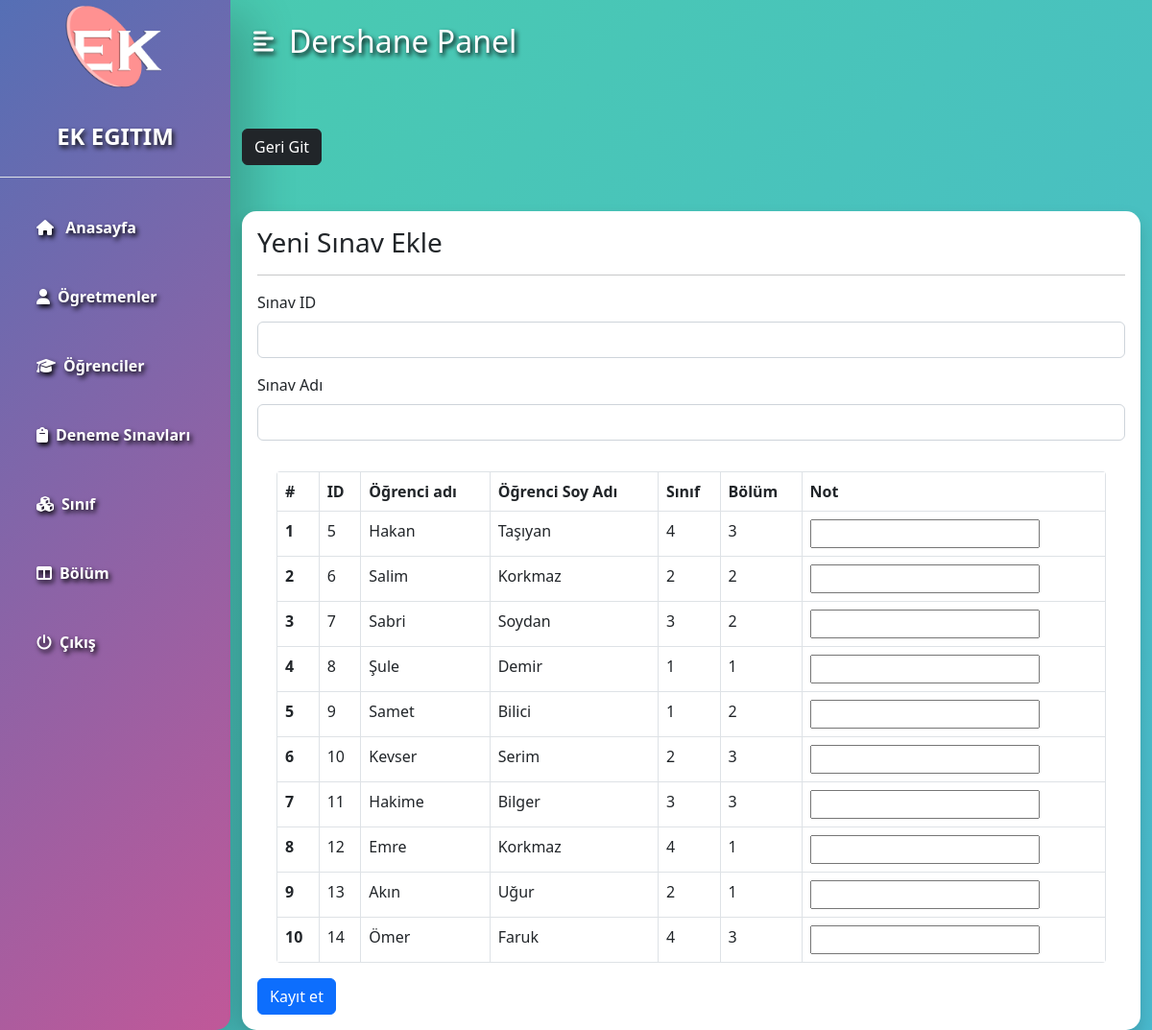
Screenshot of /admin/exam-add.php (signed in) with the database file from the repository.
### tables this page shows
CREATE TABLE `students` (
  `student_id` int(11) NOT NULL,
  `username` varchar(127) NOT NULL,
  `password` varchar(255) NOT NULL,
  `fname` varchar(127) NOT NULL,
  `lname` varchar(255) NOT NULL,
  `grade` int(11) NOT NULL,
  `section` int(11) NOT NULL,
  `address` varchar(31) NOT NULL,
  `gender` varchar(7) NOT NULL,
  `email_address` varchar(255) NOT NULL,
  `date_of_birth` date NOT NULL,
  `date_of_joined` timestamp NULL DEFAULT current_timestamp(),
  `parent_fname` varchar(127) NOT NULL,
  `parent_lname` varchar(127) NOT NULL,
  `parent_phone_number` varchar(31) NOT NULL
);

### admin/data/student.php (called while the page is built, shortened)
<?php
function getAllStudents($conn){
   $sql = "SELECT * FROM students";
   $stmt = $conn->prepare($sql);
   $stmt->execute();
   if ($stmt->rowCount() >= 1) {
     $students = $stmt->fetchAll();
     return $students;
   }else {
   	return 0;
   }
}

### admin/exam-add.php (the view, shortened to what this page needs)
<?php
if (isset($_SESSION['admin_id']) && isset($_SESSION['role'])) {
    if ($_SESSION['role'] == 'Admin') {
       include "data/section.php";
       include "data/student.php";
       $students = getAllStudents($conn);
 ?>
<!DOCTYPE html>
<html lang="en">
<head>
	<link rel="stylesheet" href="https://cdn.jsdelivr.net/npm/bootstrap@5.2.0/dist/css/bootstrap.min.css">
	<link rel="stylesheet" href="../css/style.css">
  <link rel="stylesheet" href="https://cdnjs.cloudflare.com/ajax/libs/font-awesome/4.7.0/css/font-awesome.min.css">
</head>
<body>
<div class="d-flex" id="wrapper">
<?php include "inc/sidebar.php";?>
    <div id="page-content-wrapper">
      <?php include "inc/sidebar-button.php";?>
     <div class="container mt-5">
        <a href="exam.php"
           class="btn btn-dark">Geri Git</a>
        <form method="post"
              class="table-responsive shadow p-3 mt-5 form-w"
              action="req/exam-add.php">
        <h3>Yeni Sınav Ekle</h3><hr>
        <div class="mb-3">
          <label class="form-label">Sınav ID</label>
          <input type="text"
                 class="form-control"
                 name="exam_id">
        </div>
        <div class="mb-3">
          <label class="form-label">Sınav Adı</label>
          <input type="text"
                 class="form-control"
                 name="exam_name">
        </div>
        <div class="table-responsive">
              <table class="table table-bordered mt-3 n-table">
                <thead>
                  <tr>
                    <th scope="col">#</th>
                    <th scope="col">ID</th>
                    <th scope="col">Öğrenci adı</th>
                    <th scope="col">Öğrenci Soy Adı</th>
                    <th scope="col">Sınıf</th>
                    <th scope="col">Bölüm</th>
                    <th scope="col">Not</th>
                  </tr>
                </thead>
                <tbody>
                <?php $i = 0; foreach ($students as $student ) {
                    $i++;  ?>
                  <tr>
                      <th scope="row"><?=$i?></th>
                      <td><input type="hidden" name="student_id[]" value="<?=$student['student_id']?>"> <?=$student['student_id']?></th>
                      <td><input type="hidden" name="fname[]" value="<?=$student['fname']?>" ><?=$student['fname']?></td>
                      <td><input type="hidden" name="lname[]" value="<?=$student['lname']?>"><?=$student['lname']?></td>
                      <td><input type="hidden" name="grade[]" value="<?=$student['grade']?>"><?=$student['grade']?></td>
                      <td><input type="hidden" name="section[]" value="<?=$student['section']?>"><?=$student['section']?></td>
                      <td><input name="student_mark[]" type="text"></td>
                      </tr>
                      <?php } ?>
              </tbody>
            </table>
          </div>
      <button type="submit" class="btn btn-primary">Kayıt et</button>
      </form>
     </div>
     </div>
     </div>
</body>
</html>
<?php
  }else {
    header("Location: ../login.php");
    exit;
  }
}else {
	header("Location: ../login.php");
	exit;
}
?>

### css/style.css (style rules this page uses)
:root { --main-bg-color: #00ADB5; --main-text-color: #ffffff; --second-text-color: #47B5FF; --second-bg-color: #ffffff; }
#wrapper { overflow-x: hidden; background: linear-gradient(-45deg, #ee8667, #e96295, #49b2d8, #49ccad); background-size: 400% 400%; animation: gradient 15s ease infinite; height: 100vh; }
#page-content-wrapper { min-width: 100vw; }
@media (min-width: 768px) { #page-content-wrapper { min-width: 0; width: 100%; } }
.table-responsive { background-color: white; border-radius: 15px; padding-inline: 20px; margin-top: 10px; }
.table-responsive { --moz-border-radius: 5px !important; border-collapse: collapse !important; border: none !important; }
table { border-collapse: collapse; border-radius: 4px; overflow: hidden; }

### rows the page displays
students: student_id "5", fname "Hakan", lname "Taşıyan", grade "4", section "3"
students: student_id "6", fname "Salim", lname "Korkmaz", grade "2", section "2"
students: student_id "7", fname "Sabri", lname "Soydan", grade "3", section "2"
students: student_id "8", fname "Şule", lname "Demir", grade "1", section "1"
students: student_id "9", fname "Samet", lname "Bilici", grade "1", section "2"
students: student_id "10", fname "Kevser", lname "Serim", grade "2", section "3"
students: student_id "11", fname "Hakime", lname "Bilger", grade "3", section "3"
students: student_id "12", fname "Emre", lname "Korkmaz", grade "4", section "1"
students: student_id "13", fname "Akın", lname "Uğur", grade "2", section "1"
students: student_id "14", fname "Ömer", lname "Faruk", grade "4", section "3"
